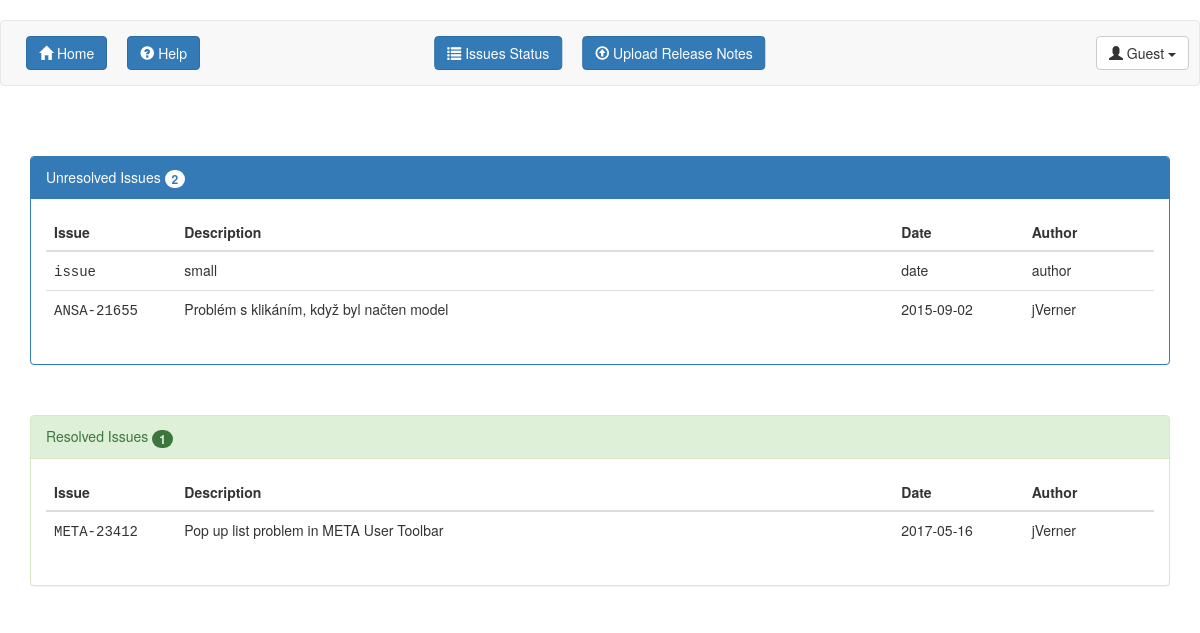
/issue_status/, run on an earlier commit of the app's database.
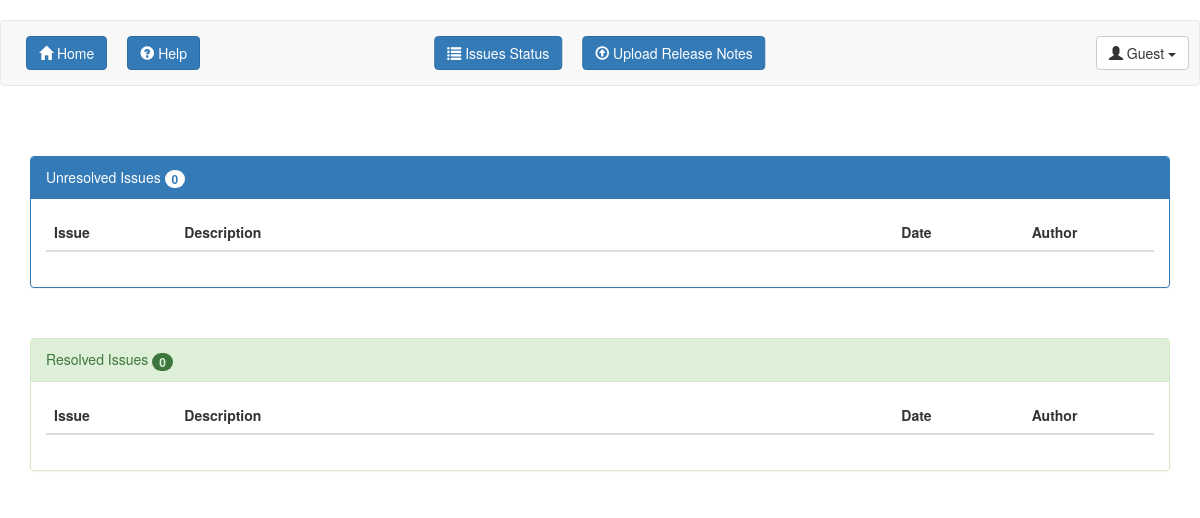
And on a later commit of the database.
### tables this page shows
CREATE TABLE issues (
    id INTEGER PRIMARY KEY autoincrement,
    issue TEXT NOT NULL,
    description TEXT NOT NULL,
    date_issued TEXT NOT NULL,
    author TEXT,
    details TEXT,
    date_resolved TEXT
);

### __init__.py (the view)
@app.route('/issue_status/')
def issue_status():
    cur, db = get_db(cursor=True)
    issues = cur.execute("SELECT * FROM issues").fetchall()
    resolved, unresolved = [], []
    for row in issues:
        idx, issue, description, datum, author, details = row
        found = cur.execute("SELECT * FROM resolved_issues WHERE issue = ?", [issue]).fetchall()
        if len(found) > 0:
            resolved.append(row)
        else:
            unresolved.append(row)
    return render_template('issue_status.html', resolved=resolved, unresolved=unresolved)

### __init__.py (called while the page is built)
def connect_db():
    rv = sqlite3.connect(app.config['DATABASE'])
    rv.row_factory = sqlite3.Row
    return rv

def get_db(cursor=False):
    if not hasattr(g, 'sqlite_db'):
        g.sqlite_db = connect_db()
    if cursor:
        c = g.sqlite_db.cursor()
        return c, g.sqlite_db
    return g.sqlite_db

### templates/issue_status.html (shortened to what this page needs)
{% extends "header.html" -%}
{% block body -%}
<div class="container">
  <div id="issue-panel" class="panel panel-primary">
    <div class="panel-heading">Unresolved Issues <spam class="badge">{{ unresolved|length }}</spam></div>
    <div class="panel-body">
      <form method="post" action="{{ url_for('issue_modify') }}">
        <table id="issues" class="table table-hover">
          <thead>
            <tr>
              <th id="issue">Issue</th>
              <th id="descr">Description</th>
              <th id="date">Date</th>
              <th id="author">Author</th>
            </tr>
          </thead>
          <tbody>
            {% for data in unresolved -%}
              {% set id = data[0] -%}
              {% set issue = data[1] -%}
              {% set description = data[2] -%}
              {% set datum = data[3] -%}
              {% set author = data[4] -%}
              {% set details = data[5] -%}
              <tr>
                <td><spam style="font-family: monospace;">{{ issue }}</spam></td>
                <td>{{ description }}</td>
                <td>{{ datum }}</td>
                <td>{{ author }}</td>
              </tr>
            {% endfor -%}
          </tbody>
        </table>
      </form>
    </div>
  </div>
  <div id="issue-panel" class="panel panel-success">
    <div class="panel-heading">Resolved Issues <spam class="badge">{{ resolved|length }}</spam></div>
    <div class="panel-body">
      <form method="post" action="{{ url_for('issue_modify') }}">
        <table id="issues" class="table table-hover">
          <thead>
            <tr>
              <th id="issue">Issue</th>
              <th id="descr">Description</th>
              <th id="date">Date</th>
              <th id="author">Author</th>
            </tr>
          </thead>
          <tbody>
            {% for data in resolved -%}
              {% set id = data[0] -%}
              {% set issue = data[1] -%}
              {% set description = data[2] -%}
              {% set datum = data[3] -%}
              {% set author = data[4] -%}
              {% set details = data[5] -%}
              <tr>
                <td><spam style="font-family: monospace;">{{ issue }}</spam></td>
                <td>{{ description }}</td>
                <td>{{ datum }}</td>
                <td>{{ author }}</td>
              </tr>
            {% endfor -%}
          </tbody>
        </table>
      </form>
    </div>
  </div>
</div>
{% endblock %}

### templates/header.html (shortened to what this page needs)
<!DOCTYPE html>
<html lang="en">
<head>
  <link rel="stylesheet" type="text/css" href="{{ url_for('static', filename='css/bootstrap.min.css') }}" media="all" />
  <link rel="stylesheet" type="text/css" href="{{ url_for('static', filename='css/fileinput.min.css') }}" media="all" />
  <link rel="stylesheet" type="text/css" href="{{ url_for('static', filename='css/custom.css') }}" media="all" />
  <link rel="stylesheet" type="text/css" href="{{ url_for('static', filename='css/font-awesome/css/font-awesome.min.css') }}" media="all" />
</head>
<header>
<nav class="navbar navbar-default" role="navigation" style="margin-top: 20px;">
  <div class="navbar-collapse collapse">
    <ul class="nav navbar-nav">
      <li>
        <a href="{{ url_for('homepage') }}">
          <button type="button" class="btn btn-primary">
            <span class="glyphicon glyphicon-home"></span>
            <span aria-hidden="true">Home</span>
          </button>
        </a>
      </li>
      <li>
        <a href="{{ url_for('help_page') }}">
          <button type="button" class="btn btn-primary">
            <span class="glyphicon glyphicon-question-sign"></span>
            <span aria-hidden="true">Help</span>
          </button>
        </a>
      </li>
    </ul>
    <ul class="nav navbar-nav navbar-center">
        <li>
          <a href="{{ url_for('issue_status') }}">
            <button type="button" class="btn btn-primary">
            <span class="glyphicon glyphicon-list"></span>
              <span aria-hidden="true">Issues Status</span>
            </button>
          </a>
        </li>
        <li>
          <a href="{{ url_for('upload_release_changes') }}">
            <button type="button" class="btn btn-primary">
            <span class="glyphicon glyphicon-upload"></span>
              <span aria-hidden="true">Upload Release Notes</span>
            </button>
          </a>
        </li>
    </ul>
    <ul class="nav navbar-nav navbar-right">
      <li class="dropdown">
        <a href="#" class="dropdown-toggle" data-toggle="dropdown" role="button" aria-haspopup="true" aria-expanded="false">
          {% if session.logged_in -%}
            <button type="button" class="btn btn-success">
              <span class="glyphicon glyphicon-user"></span>
              {{ session.username }}
          {% else -%}
            <button type="button" class="btn btn-default">
              <span class="glyphicon glyphicon-user"></span>
              Guest
          {% endif -%}
              <span class="caret"></span>
            </button>
        </a>
      </li>
    </ul>
  </div>
</nav>
</header>
<body>
  <div class="container" style="min-height:100%>
  {% block body -%}
  {% endblock -%}
</body>

### static/css/custom.css (style rules this page uses)
@media (min-width: 768px) { .navbar-nav.navbar-center { position: absolute; left: 50%; transform: translatex(-50%); } }
.nav li a { padding-right: 10px; padding-left: 10px; }
div#issue-panel { margin-top: 50px; }
table#issues #issue { width: 10%; }
table#issues #descr { width: 55%; }
table#issues #date { width: 10%; }
table#issues #author { width: 10%; }

What changed in the data, as far as the page shows it:
removed issues: issue "issue", description "small", datum "date", author "author"
removed issues: issue "ANSA-21655", description "Problém s klikáním, když byl načten model", datum "2015-09-02", author "jVerner"
removed issues: issue "META-23412", description "Pop up list problem in META User Toolbar", datum "2017-05-16", author "jVerner"
Also different on the page:
{{ unresolved|length }}: "2" → "0"
{{ resolved|length }}: "1" → "0"
